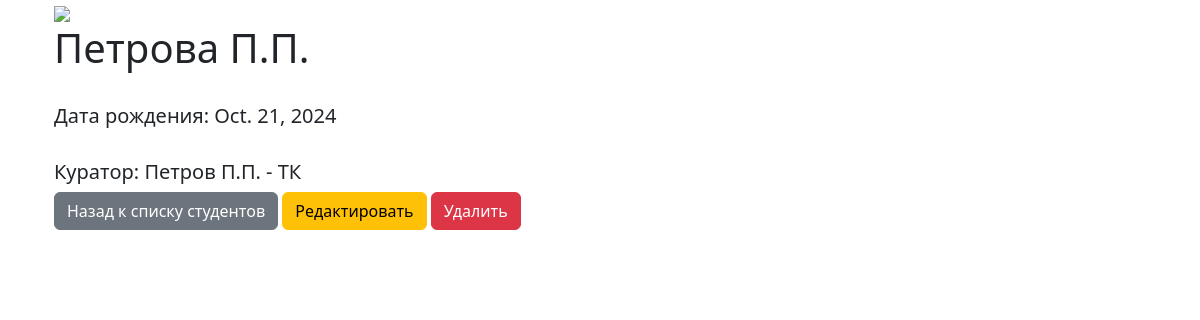
/students/2/, run on the app's committed database.
### student/models.py (models this page shows, shortened)
class Student(models.Model):
    full_name=models.CharField(verbose_name="ФИО",max_length=255)
    date_of_birth=models.DateField(verbose_name="Дата рождения")
    curator=models.ForeignKey(
        'Curator',
        verbose_name="ФИО",
        blank=True,
        null=True,
        on_delete=models.CASCADE,
    )
    class Mets:
        verbose_name="Студент",
        verbose_name_plural="Студенты"
        ordering=['full_name']

class Curator(models.Model):
    full_name = models.CharField(verbose_name="ФИО", max_length=255)
    department = models.CharField(verbose_name="Кафедра", max_length=255)
    class Mets:
        verbose_name="Куратор",
        verbose_name_plural="Кураторы"
        ordering=['full_name']
    def __str__(self):
        return f"{self.full_name} - {self.department}"

### student/views.py (the view)
# urls.py: path('students/<int:pk>/',views.StudentDetail.as_view(),name='student_detail'),
class StudentDetail(DetailView):
    template_name = 'student/student_detail.html'
    model = Student
    context_object_name = 'student'

### templates/student/student_detail.html (shortened to what this page needs)
{% extends 'base.html'%}
{% block content %}
<div class="container nt-5">
  <div class="row">
    <div class="col-md-6">
      <img src="{}">
    </div>
    <div>
      <h1>{{ student.full_name }}</h1>
      <br>
      <h5> Дата рождения: {{ student.date_of_birth}}</h5>
      <br>
      <h5> Куратор: {{ student.curator}}</h5>
      <a href="{%url 'student_list'%}" class="btn btn-secondary"> Назад к списку студентов</a>
      <a href="{%url 'student_update' student.pk%}" class="btn btn-warning"> Редактировать</a>
      <a href="{%url 'student_delete' student.pk%}" class="btn btn-danger"> Удалить</a>
    </div>
  </div>
</div>
{% endblock %}

### data on the page
Student: full_name "Петрова П.П.", date_of_birth "Oct. 21, 2024", curator "Петров П.П. - ТК"
